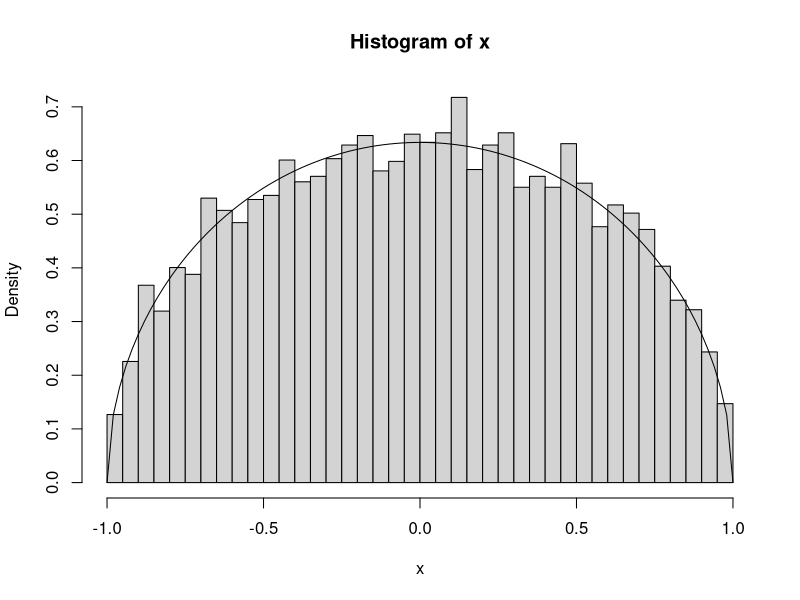
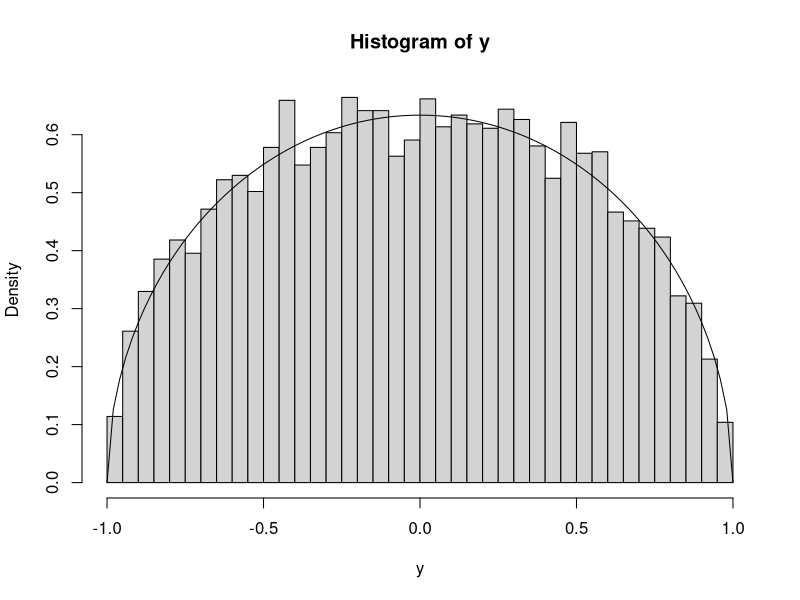
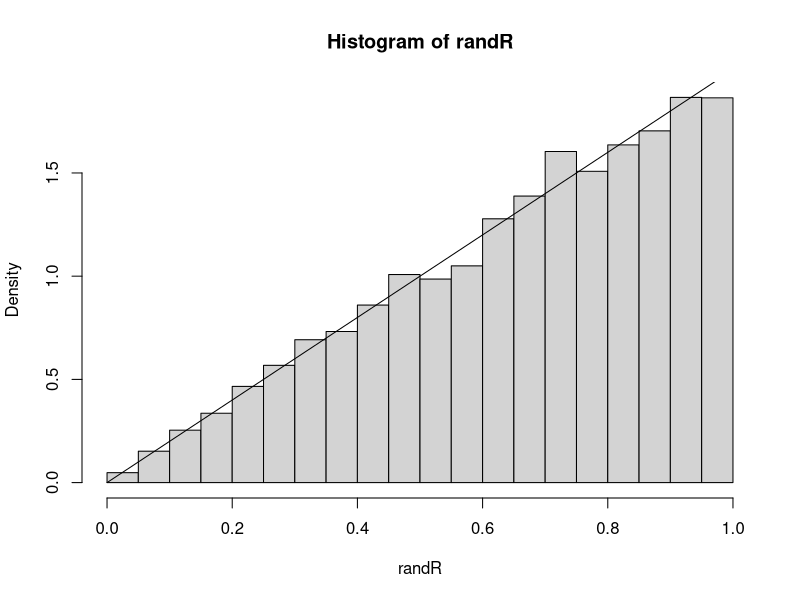
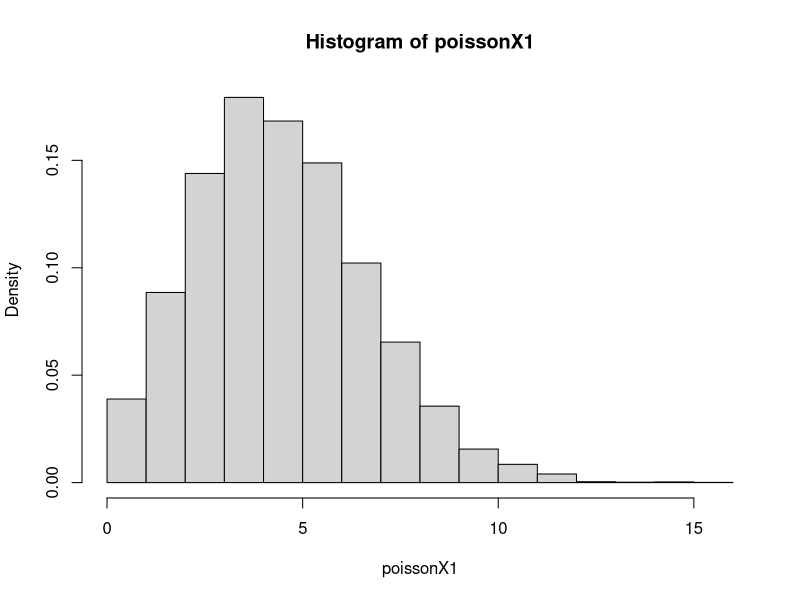
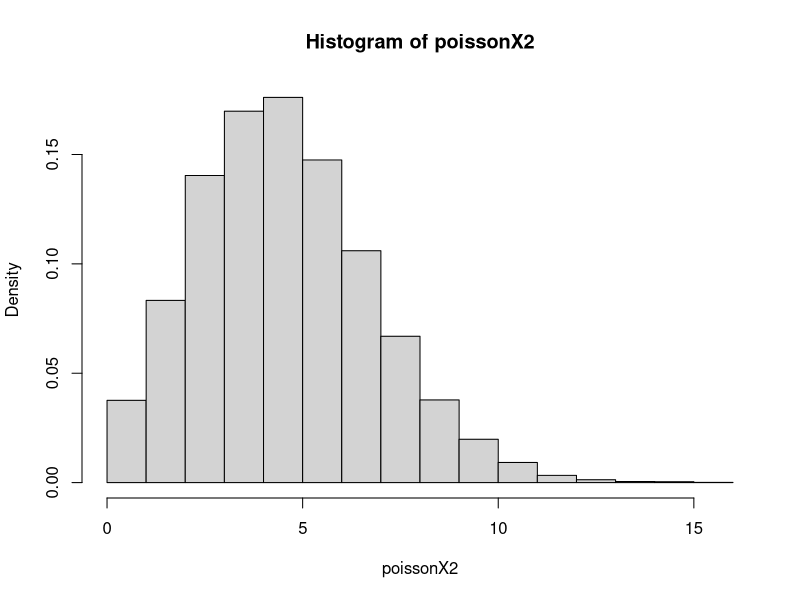
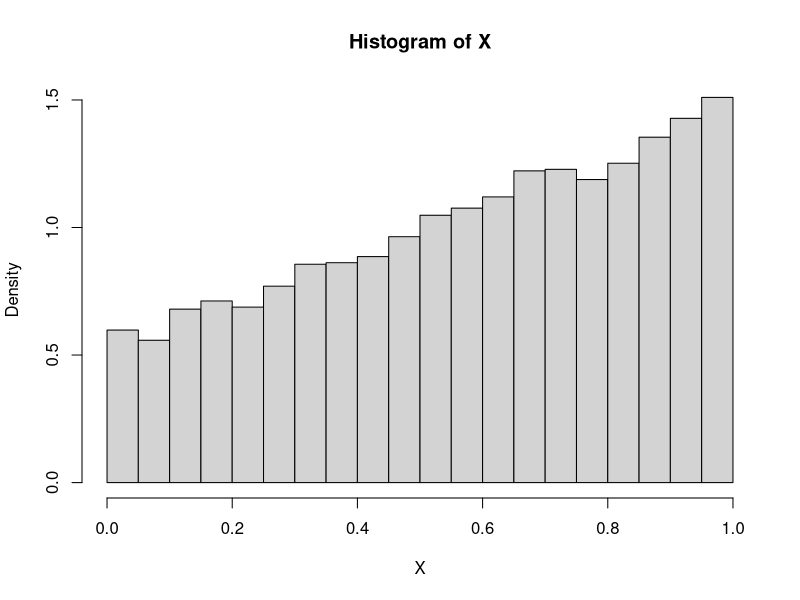
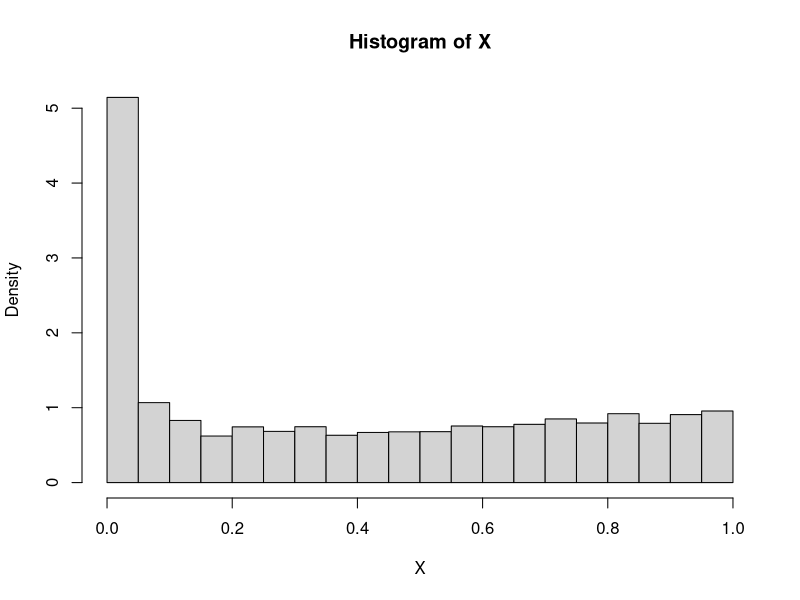
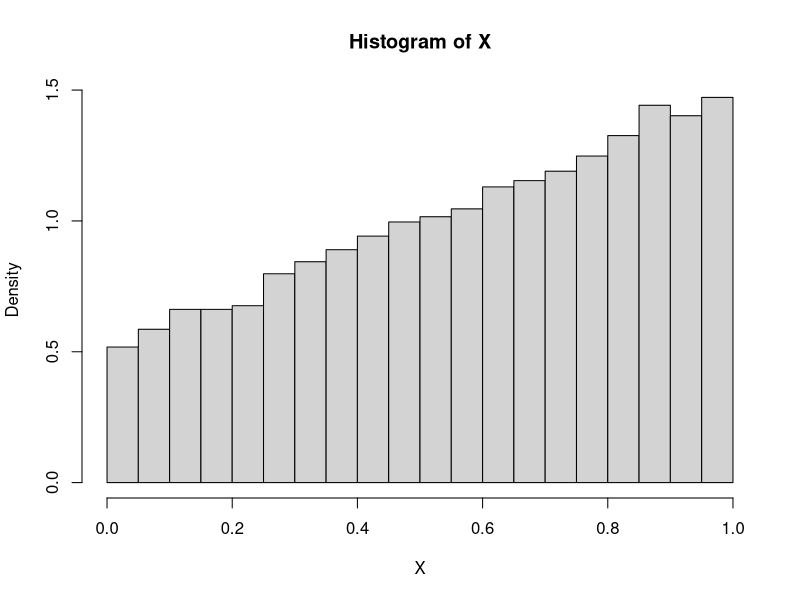

These charts were generated, in order, by the following R code:
## ---- chunk 1
knitr::opts_chunk$set(echo = TRUE, warning=FALSE, message=FALSE)
## ---- chunk 2
n=10^4
x=runif(n ,min=-1,max=1)
y=runif(n ,min=-1,max=1)
circle=x^2 + y^2 <= 1^2
pi=(sum(circle)/n)*4

c=1/pi
c
## ---- chunk 3
n=10^4
u1=runif(n, -1, 1)
u2=runif(n, -1, 1)
x=u1[u1^2+u2^2<1]
y=u2[u1^2+u2^2<1]
hist(x, nclass=40, freq=F)
curve((2/pi)*sqrt(1-x^2), -1,1, add=TRUE)

hist(y, nclass=40, freq=F)
curve((2/pi)*sqrt(1-x^2), -1,1, add=TRUE)
## ---- chunk 4
n=10^4

simBeta=function(a, b){
  u1=runif(a)
  u2=runif(b)
  R=sum(log(u1))/(sum(log(u1))+log(u2))
}

randR=replicate(n, simBeta(2, 1))
hist(randR, nclass=30, freq = F)
curve(dbeta(x, 2, 1), 0, add=T)
## ---- chunk 5
simHit=function(){
  perm=sample(1:100, 100, replace = F)
  return(sum(perm==seq(100)))
}

randHit=replicate(1000, simHit())
mean(randHit)
var(randHit)
## ---- chunk 6
simDice=function(){
  a=array()
  while(length(unique(a))<12){
    temp=sum(sample(1:6, size = 2, replace = TRUE))
    a=c(a, temp)
  }
  return(length(a)-1)
}

randDice=replicate(1000, simDice())
mean(randDice)
## ---- chunk 7
lambda=5 
n=10^4

# inverse transform method
simP1=function(lambda) {
  X=0
  px=exp(-lambda)
  Fx=px
  U=runif(1)
  while (Fx < U) {
    X=X + 1
    px=px*lambda/X
    Fx=Fx + px
  }
  return(X)
}
poissonX1=replicate(n,simP1(lambda))
hist(poissonX1, freq = F)
mean(poissonX1<=3)

# truncated distribition
simP2=function(lambda){
  x=rexp(100, lambda)
  u=runif(100, 0, 1)
  if(x[1]>1) {return(0)}
  else {return(max(which(cumsum(x)<1)))}
}
poissonX2=replicate(n, simP2(lambda))
hist(poissonX2, freq=F)
mean(poissonX2<=3)

ppois(3, lambda)
## ---- chunk 8
n=10^4
u=runif(n)
X=log(1+u*(exp(1)-1))

mean(X)
var(X)

hist(X, freq = F)
## ---- chunk 9
n=10^4
u1=runif(n)
u2=runif(n)
Y=-log(u1)
X=u2^(1/Y)

mean(X)
var(X)

hist(X, freq=F)
## ---- chunk 10
# inverse transform method
n=10^4
u=runif(n)
X=(-1+sqrt(1+8*u))/2

mean(X)
var(X)

hist(X, freq=F)

# rejection method
simRej=function(fx, a, b, M){
  while(T){
    y=runif(1, a, b)
    u=runif(1)
    if(M*u/(b-a) < fx(y)) return(y)
  }
}
fx=function(x) {1/2+x}
randRej=replicate(n, simRej(fx, 0, 1, 3/2))

mean(randRej)
var(randRej)

hist(randRej, freq=F)

# composition method
u1=runif(n)
u2=runif(n)
X=u2*(u1<1/2)+sqrt(u2)*(u1>=1/2)

mean(X)
var(X)

hist(X, freq=F)
